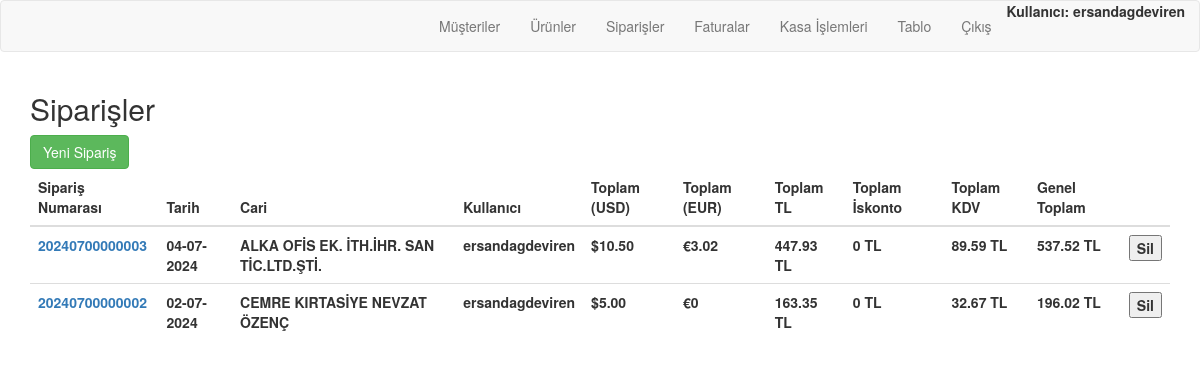
/order/orders/ (signed in), run on an earlier commit of the app's database.
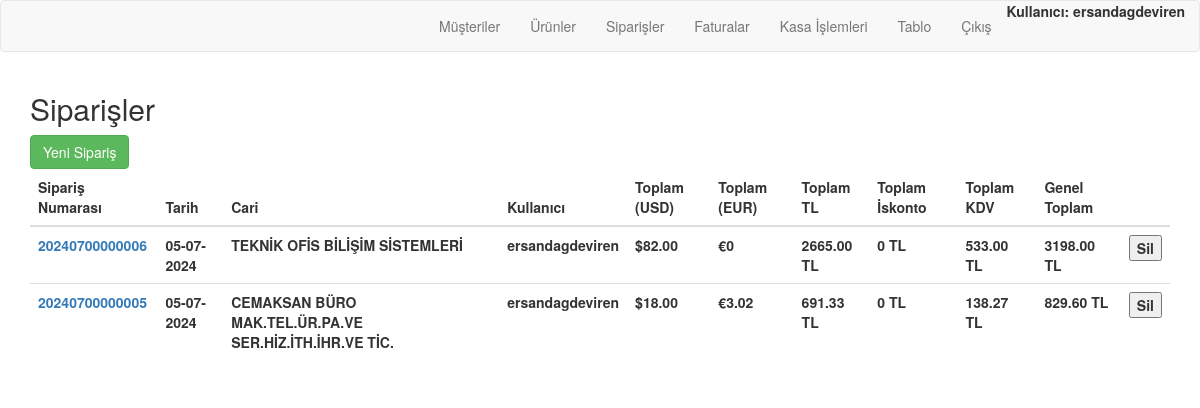
And on a later commit of the database.
### order/models.py (models this page shows, shortened)
class Order(models.Model):
    order_number = models.CharField(max_length=20, unique=True, blank=True)
    customer = models.ForeignKey(Customer, on_delete=models.PROTECT, related_name="customer_orders")
    date = models.DateTimeField(auto_now_add=True)
    user = models.ForeignKey(User, on_delete=models.CASCADE, related_name="user_orders")
    is_billed = models.BooleanField(default=False)

class Customer(models.Model):
    user = models.ForeignKey(User, on_delete=models.CASCADE, related_name="user_customers",blank=True,null=True)
    customerCode = models.CharField(max_length=50)
    companyName = models.CharField(max_length=50)
    taxOffice = models.CharField(max_length=50)
    tax_number = models.CharField(max_length=50, blank=True)
    name = models.CharField(max_length=50, blank=True)
    middleName = models.CharField(max_length=50, blank=True)
    surname = models.CharField(max_length=50, blank=True)
    city = models.CharField(max_length=50)
    district = models.CharField(max_length=50)
    adress = models.CharField(max_length=250, blank=True)
    shipping_adress=models.CharField(max_length=250, blank=True)
    country = models.CharField(max_length=50, blank=True, default="Türkiye")
    email = models.EmailField(blank=True)
    telephone = models.CharField(max_length=11, blank=True)
    customerType = models.CharField(max_length=50, blank=True)
    contactPerson = models.CharField(max_length=50, blank=True)
    E_invoice=models.BooleanField(default=True)
    def __str__(self):
        return self.companyName

### order/views.py (the view)
# urls.py: path('orders/', views.order_list, name='order_list'),
@login_required
@user_passes_test(is_admin)
def order_list(request):
    if request.method == 'POST':
        order_id = request.POST.get('order_id')
        order = get_object_or_404(Order, id=order_id)
        order.delete()
        return redirect('order:order_list')
    orders = Order.objects.all().order_by('-date')
    orders_with_totals = []
    for order in orders:
        total_amount_usd = 0
        total_amount_eur = 0
        total_amount_tl = 0
        total_tax = 0
        total_discount=0
        for item in order.order_items.all():
            product = item.product
            if item.discount_rate == 0:
                price_in_tl = item.price * item.quantity * item.currency_rate
                discount=0
            else:
                price_in_tl = item.price *(100-item.discount_rate)/100 * item.quantity * item.currency_rate
                discount=(item.price * item.quantity * item.currency_rate)-(item.price *(100-item.discount_rate)/100 * item.quantity * item.currency_rate)
            product_tax = price_in_tl * product.tax / 100
            if str(product.currency) == 'USD':
                total_amount_usd += item.price * item.quantity
            else:  # Assuming it's EUR if not USD
                total_amount_eur += item.price * item.quantity
            total_amount_tl += price_in_tl
            total_tax += product_tax
            total_discount+=discount
        total_amount_tl = round(total_amount_tl, 2)
        total_amount_eur = round(total_amount_eur, 2)
        total_amount_usd=round(total_amount_usd, 2)
        total_discount=round(total_discount, 2)
        total_tax = round(total_tax, 2)
        grand_total = total_amount_tl + total_tax
        orders_with_totals.append({
            'order': order,
            'total_amount_usd': round(total_amount_usd, 2),
            'total_amount_eur': total_amount_eur,
            'total_amount_tl': total_amount_tl,
            'total_discount':total_discount,
            'total_tax': total_tax,
            'grand_total': grand_total,
            'order_date': order.date.strftime('%d-%m-%Y'),  # Adding the order date
        })
    return render(request, 'order/order_list.html', {'orders_with_totals': orders_with_totals})

### order/models.py (called while the page is built)
    def __str__(self):
        return self.currency

### order/views.py (called while the page is built)
def is_admin(user):
    return user.is_authenticated and user.is_staff

### order/Templates/order/order_list.html (shortened to what this page needs)
{% extends "order/navbar.html" %}
{% block content %}
<body>
    <h2>Siparişler</h2>
    <a href="{% url 'order:customer_list' %}" class="btn btn-success mb-2">Yeni Sipariş</a>
    <table class="table">
        <thead>
            <tr>
                <th>Sipariş Numarası</th>
                <th>Tarih</th>
                <th>Cari</th>
                <th>Kullanıcı</th>
                <th>Toplam (USD)</th>
                <th>Toplam (EUR)</th>
                <th>Toplam TL</th>
                <th>Toplam İskonto</th>
                <th>Toplam KDV</th>
                <th>Genel Toplam</th>
                <th></th>
            </tr>
        </thead>
        <tbody>
            {% for order_with_total in orders_with_totals %}
            {% if order_with_total.order.is_billed == False %}
            <tr>
                <td><a href="{% url 'order:order_detail' order_with_total.order.order_number %}">{{ order_with_total.order.order_number }}</a></td>
                <td>{{ order_with_total.order_date }}</td>
                <td>{{ order_with_total.order.customer }}</td>
                <td>{{ order_with_total.order.user.username }}</td>
                <td>${{ order_with_total.total_amount_usd }}</td>
                <td>€{{ order_with_total.total_amount_eur }}</td>
                <td>{{ order_with_total.total_amount_tl }} TL</td>
                <td>{{ order_with_total.total_discount }} TL</td>
                <td>{{ order_with_total.total_tax }} TL</td>
                <td><b>{{ order_with_total.grand_total }} TL</b></td>
                <td>
                    <form method="POST" onsubmit="return confirmDelete();">
                        <button type="submit" name="delete_order">Sil</button>
                    </form>
                </td>
            </tr>
            {% endif %}
            {% endfor %}
        </tbody>
    </table>
</body>
{% endblock %}

### order/Templates/order/navbar.html (shortened to what this page needs)
<!DOCTYPE html>
{% load static %}
<html lang="en">
<head>
    <link rel="stylesheet" href="https://maxcdn.bootstrapcdn.com/bootstrap/3.3.7/css/bootstrap.min.css">
</head>
    <nav class="navbar navbar-default">
        <div class="container ">
          <div class="navbar-header">
              <a class="navbar-brand brand-font" href="{% url 'order:main' %}"> <img src="{% static "simetrilogo.png" %}" width="150px" alt=""></a>
            </div>
            <ul class="nav navbar-nav navbar-right">
              {% if user.is_authenticated %}
                  {% if user.is_staff %}
                      <li><a href="{% url 'order:customer_listed' %}">Müşteriler</a></li>
                      <li><a href="{% url 'order:search' %}">Ürünler</a></li>
                      <li><a href="{% url 'order:order_list' %}">Siparişler</a></li>
                      <li><a href="{% url 'order:invoice_list' %}">Faturalar</a></li>
                      <li><a href="{% url 'order:payment_receipt_list' %}">Kasa İşlemleri</a></li>
                      <li><a href="{% url 'order:comparison' %}">Tablo</a></li>
                  {% else %}
                      <li><a href="{% url 'order:user_order_list' %}">Siparişlerim</a></li>
                      <li><a href="{% url 'order:user_invoice_list' %}">Faturalarım</a></li>
                      <li><a href="{% url 'order:user_financial' %}">Cari Ekstrem</a></li>
                  {% endif %}
                  <li><a href="{% url 'users:logout' %}">Çıkış</a></li>
                  {% if not user.is_staff %}
                  <li><a href="{% url 'order:customer_update_request' user.pk %}"> <b>Merhaba {{user.username}}</b></a></li>
                  {% else %}
                  <li> <b>Kullanıcı: {{user.username}}</li>
                  {% endif %}
              {% else %}
                  <li><a href="{% url 'users:login' %}">Giriş</a></li>
                  <li><a href="">Üye Ol</a></li>
              {% endif %}
          </ul>
        </div>
      </nav>
      <body>
        <div class="container">
        {%block content %}
        {% endblock %}
      </div>
</body>
</html>

What changed in the data, as far as the page shows it:
removed Order: order.order_number "20240700000003", order_date "04-07-2024", order.customer "ALKA OFİS EK. İTH.İHR. SAN TİC.LTD.ŞTİ.", order.user.username "ersandagdeviren", total_amount_usd "10.50", total_amount_eur "3.02", total_amount_tl "447.93", total_discount "0", total_tax "89.59", grand_total "537.52"
removed Order: order.order_number "20240700000002", order_date "02-07-2024", order.customer "CEMRE KIRTASİYE NEVZAT ÖZENÇ", order.user.username "ersandagdeviren", total_amount_usd "5.00", total_amount_eur "0", total_amount_tl "163.35", total_discount "0", total_tax "32.67", grand_total "196.02"
added Order: order.order_number "20240700000006", order_date "05-07-2024", order.customer "TEKNİK OFİS BİLİŞİM SİSTEMLERİ", order.user.username "ersandagdeviren", total_amount_usd "82.00", total_amount_eur "0", total_amount_tl "2665.00", total_discount "0", total_tax "533.00", grand_total "3198.00"
added Order: order.order_number "20240700000005", order_date "05-07-2024", order.customer "CEMAKSAN BÜRO MAK.TEL.ÜR.PA.VE SER.HİZ.İTH.İHR.VE TİC.", order.user.username "ersandagdeviren", total_amount_usd "18.00", total_amount_eur "3.02", total_amount_tl "691.33", total_discount "0", total_tax "138.27", grand_total "829.60"
